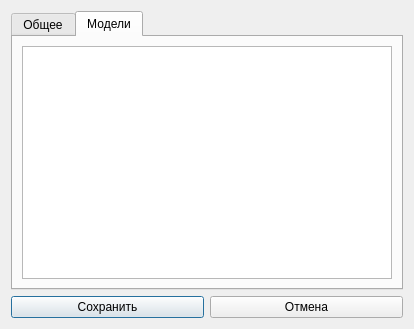
<?xml version="1.0" encoding="UTF-8"?>
<ui version="4.0">
 <class>SettingsWindow</class>
 <widget class="QDialog" name="SettingsWindow">
  <property name="geometry">
   <rect>
    <x>0</x>
    <y>0</y>
    <width>414</width>
    <height>329</height>
   </rect>
  </property>
  <property name="windowTitle">
   <string>Настройки приложения</string>
  </property>
  <layout class="QVBoxLayout">
   <item>
    <widget class="QTabWidget" name="tabWidget">
     <property name="currentIndex">
      <number>1</number>
     </property>
     <widget class="QWidget" name="tabGeneral">
      <attribute name="title">
       <string>Общее</string>
      </attribute>
      <layout class="QFormLayout" name="generalForm">
       <item row="0" column="0">
        <widget class="QLabel" name="labelApiKey">
         <property name="text">
          <string>API Key Path</string>
         </property>
        </widget>
       </item>
       <item row="0" column="1">
        <widget class="QLineEdit" name="apiKeyPathEdit"/>
       </item>
       <item row="1" column="0">
        <widget class="QLabel" name="labelCurrentModel">
         <property name="text">
          <string>Текущая модель</string>
         </property>
        </widget>
       </item>
       <item row="1" column="1">
        <widget class="QLineEdit" name="currentModelEdit"/>
       </item>
       <item row="2" column="0">
        <widget class="QLabel" name="labelTor">
         <property name="text">
          <string>Tor Enabled</string>
         </property>
        </widget>
       </item>
       <item row="2" column="1">
        <widget class="QCheckBox" name="torEnabledCheck"/>
       </item>
      </layout>
     </widget>
     <widget class="QWidget" name="tabModels">
      <attribute name="title">
       <string>Модели</string>
      </attribute>
      <layout class="QVBoxLayout">
       <item>
        <widget class="QListWidget" name="modelsList"/>
       </item>
       <item>
        <layout class="QHBoxLayout" name="modelButtons"/>
       </item>
      </layout>
     </widget>
    </widget>
   </item>
   <item>
    <layout class="QHBoxLayout">
     <item>
      <widget class="QPushButton" name="saveBtn">
       <property name="text">
        <string>Сохранить</string>
       </property>
      </widget>
     </item>
     <item>
      <widget class="QPushButton" name="cancelBtn">
       <property name="text">
        <string>Отмена</string>
       </property>
      </widget>
     </item>
    </layout>
   </item>
  </layout>
 </widget>
 <tabstops>
  <tabstop>apiKeyPathEdit</tabstop>
  <tabstop>currentModelEdit</tabstop>
  <tabstop>torEnabledCheck</tabstop>
  <tabstop>cancelBtn</tabstop>
  <tabstop>tabWidget</tabstop>
  <tabstop>saveBtn</tabstop>
  <tabstop>modelsList</tabstop>
 </tabstops>
 <resources/>
 <connections/>
 <slots>
  <slot>save()</slot>
  <slot>edit()</slot>
  <slot>remove()</slot>
  <slot>add()</slot>
 </slots>
</ui>
